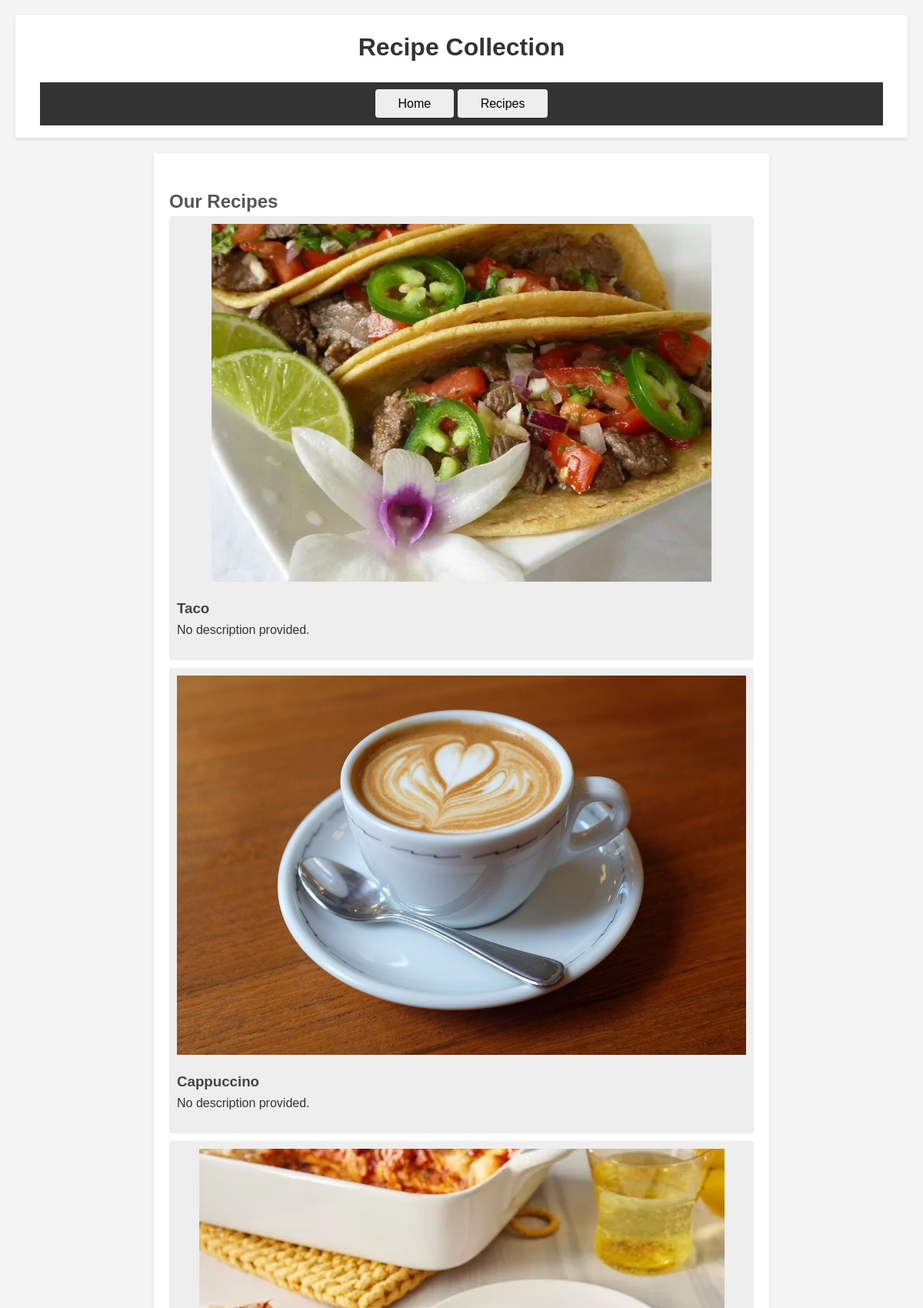
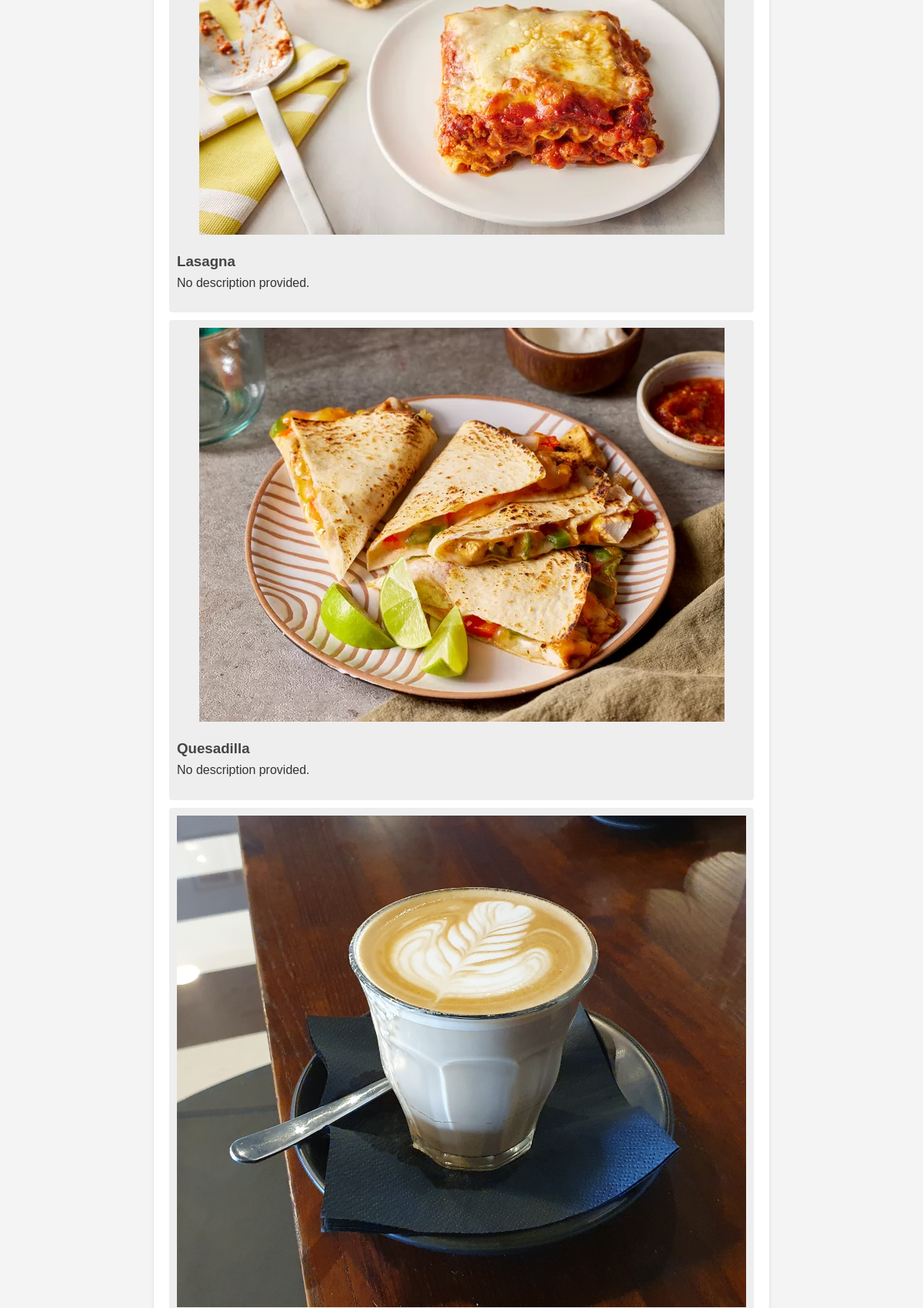
The app's page /recipes/ (upper part) with its own data (2 pictures, top to bottom).
### recipes/models.py (models this page shows, shortened)
class Recipe(models.Model):
    name = models.CharField(max_length=255)
    ingredients = models.TextField()
    cooking_time = models.IntegerField()
    difficulty = models.CharField(max_length=50)
    description = models.TextField(blank=True, null=True)
    image = models.ImageField(blank=True, null=True)

### recipes/views.py (the view)
# urls.py: path('recipes/', recipe_list, name='recipe_list'),
def recipe_list(request):
    recipes = Recipe.objects.all()
    return render(request, 'recipes/recipe_list.html', {'recipes': recipes})

### recipes/templates/recipes/recipe_list.html (shortened to what this page needs)
{% load static %}
<!DOCTYPE html>
<html lang="en">
<head>
    <link rel="stylesheet" href="{% static 'css/style.css' %}">
</head>
<body>
    <header>
        <h1>Recipe Collection</h1>
        <nav>
            <ul>
                <li><a href="/">Home</a></li>
                <li><a href="{% url 'recipe_list' %}">Recipes</a></li>
            </ul>
        </nav>
    </header>
    <main>
        <h2>Our Recipes</h2>
        <ul>
            {% for recipe in recipes %}
            <li>
                <a href="{% url 'recipe_detail' recipe.id %}">
                    <img src="{{ recipe.image.url }}" alt="{{ recipe.name }}" class="recipe-thumbnail">
                    <h3>{{ recipe.name }}</h3>
                </a>
                <p>{{ recipe.description|default:"No description provided." }}</p>
            </li>
            {% empty %}
            <li>No recipes available.</li>
            {% endfor %}
        </ul>
    </main>
</body>
</html>

### static/css/style.css (style rules this page uses)
* { margin: 0; padding: 0; box-sizing: border-box; }
body { font-family: 'Helvetica', 'Arial', sans-serif; line-height: 1.6; color: #333; background-color: #f4f4f4; padding: 20px; }
header, footer { background-color: #fff; color: #333; padding: 1em 2em; text-align: center; box-shadow: 0 2px 4px rgba(0,0,0,0.1); }
main { max-width: 800px; margin: 20px auto; background: #fff; padding: 20px; box-shadow: 0 2px 5px rgba(0,0,0,0.1); }
img { max-width: 100%; height: auto; display: block; margin: 0 auto 20px; }
ul { list-style-type: none; padding: 0; }
li { background: #eee; margin-bottom: 10px; padding: 10px; border-radius: 4px; }
a { text-decoration: none; color: #0066cc; }
h1, h2, h3 { color: #444; }
h1 { margin-bottom: 0.5em; }
h2 { margin-top: 1em; color: #555; }
p { margin-bottom: 1em; }
nav ul { list-style: none; padding: 0; background: #333; text-align: center; margin: 0; }
nav ul li { display: inline; }
nav ul li a { text-decoration: none; color: rgb(0, 0, 0); padding: 15px 20px; display: inline-block; }
h1 { text-align: center; color: #333; margin-bottom: 20px; }

### records on screen
Recipe: image (picture), name "Taco", description "No description provided."
Recipe: image (picture), name "Cappuccino", description "No description provided."
Recipe: image (picture), name "Lasagna", description "No description provided."
Recipe: image (picture), name "Quesadilla", description "No description provided."
Recipe: image (picture)
